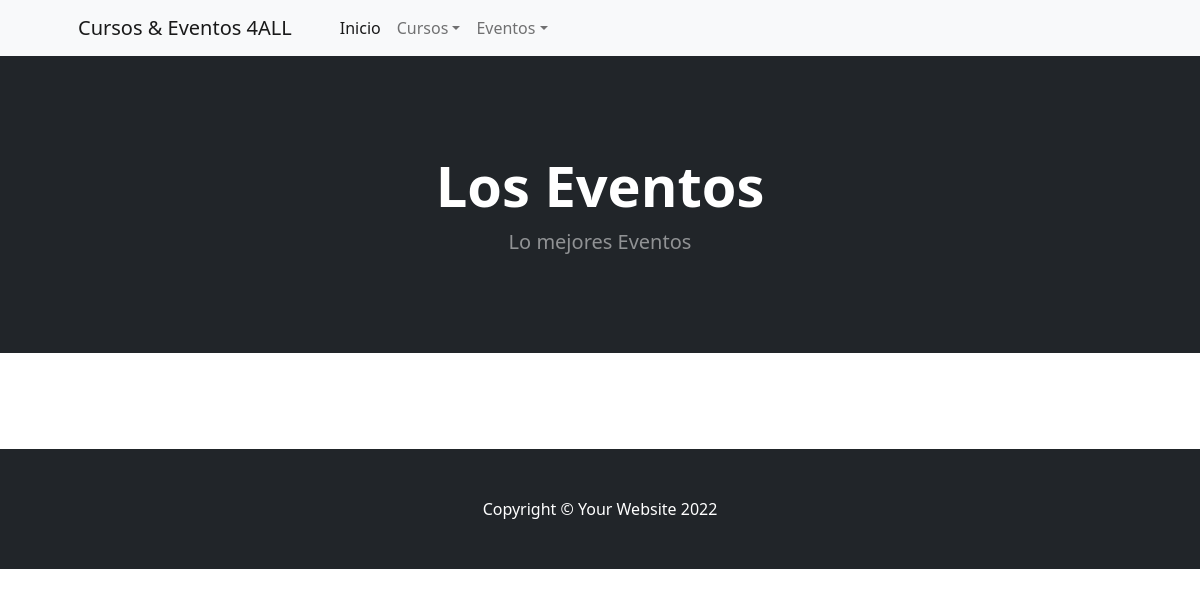
The app's page /eventos/, older data.
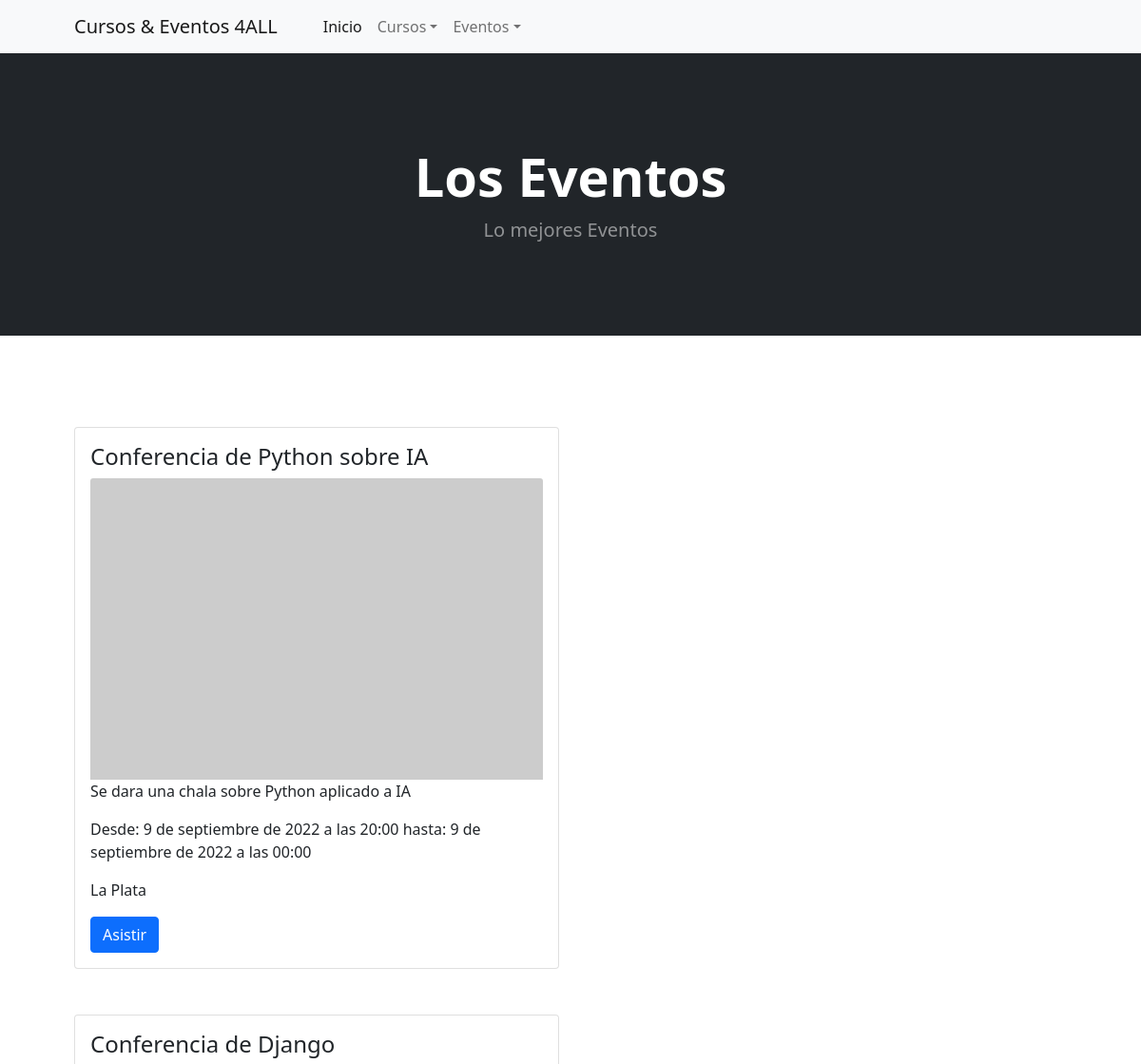
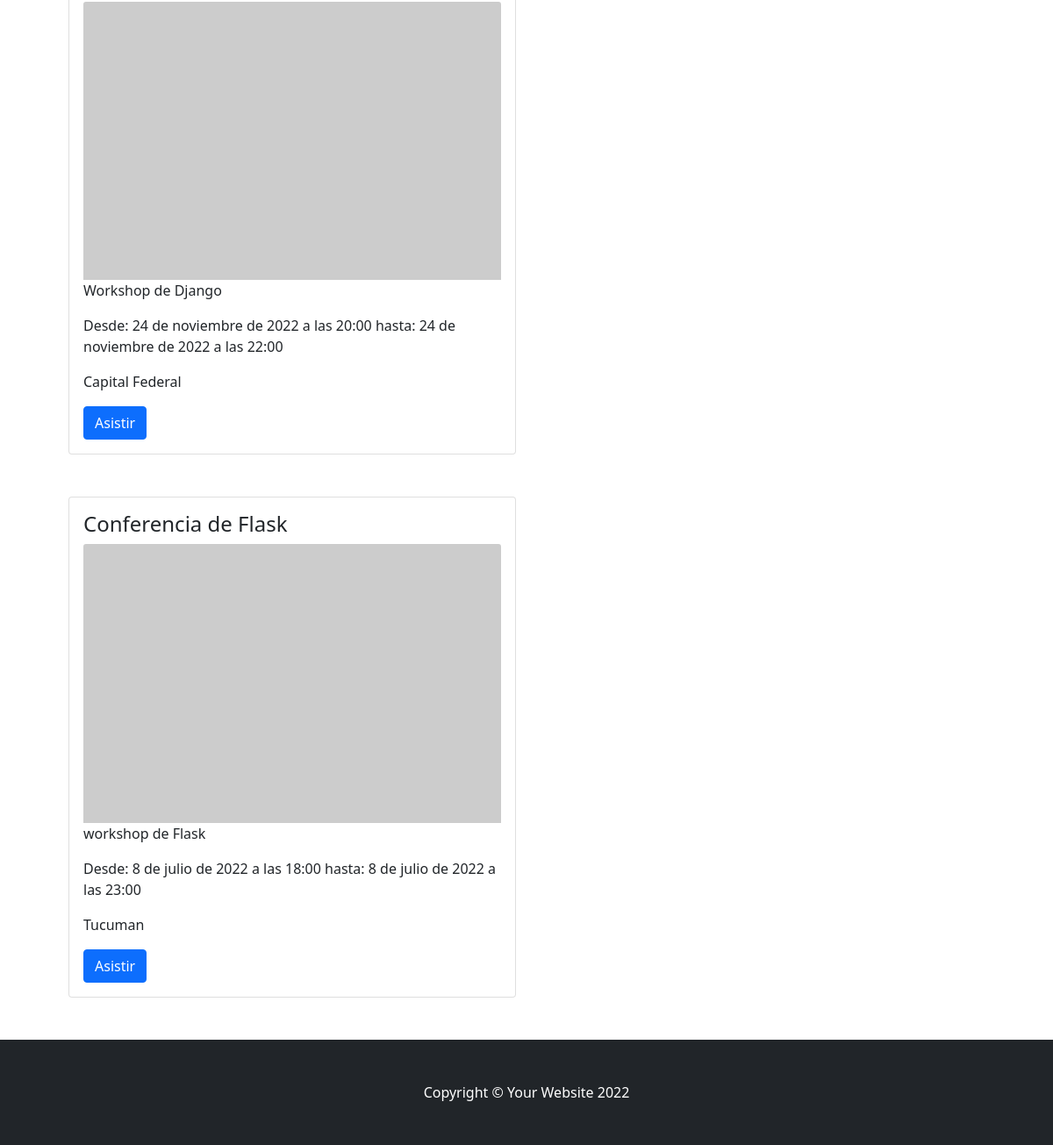
The same page, newer data (2 pictures, top to bottom).
### ProyectoCursosApp/models.py (models this page shows)
class Evento(models.Model):
    nombre_evento = models.CharField(max_length=30)
    lugar_evento = models.CharField(max_length=60)
    descripcion_evento = models.CharField(max_length=150)
    incio_evento = models.DateTimeField()
    fin_evento = models.DateTimeField()

### ProyectoCursosApp/views.py (the view)
# urls.py: path('eventos/', eventos, name="eventos"),
def eventos(request):
    eventos = Evento.objects.all()
    return render(request,"ProyectoCursosApp/eventos.html",{"eventos":eventos})

### ProyectoCursosApp/templates/ProyectoCursosApp/eventos.html (shortened to what this page needs)
{% extends 'ProyectoCursosApp/base.html'%}
{%load static%}
{% block tituloHeader %}
Los Eventos
{% endblock %}
{% block tituloEpigrafe %}
Lo mejores Eventos
{% endblock %}
{% block contenidoPagina%}
    <section class="py-5">
        {%for evento in eventos%}
            <div class="container px-4 px-lg-5 mt-5">
                <div class="row">
                    <div class="col-sm-6">
                        <div class="card">
                            <div class="card-body">
                                <h4 class="card-title">{{evento.nombre_evento}}</h4>
                                <img class="card-img-top" src="https://dummyimage.com/450x300/dee2e6/6c757d.jpg" alt="..." />
                                <p class="card-text">{{evento.descripcion_evento}}</p>
                                <p class="card-text">Desde: {{evento.incio_evento}}
                                hasta: {{evento.fin_evento}}</p>
                                <p class="card-text">{{evento.lugar_evento}}</p>
                                <a href="#" class="btn btn-primary">Asistir</a>
                            </div>
                        </div>
                    </div>
                </div>
            </div>
        {%endfor%}
    </section>
{%endblock%}

### ProyectoCursosApp/templates/ProyectoCursosApp/base.html (shortened to what this page needs)
{%load static%}
<!DOCTYPE html>
<html lang="en">
    <head>
        <link href="https://cdn.jsdelivr.net/npm/bootstrap-icons@1.5.0/font/bootstrap-icons.css" rel="stylesheet" />
        <link href="{% static 'css/styles.css'%}" rel="stylesheet" />
    </head>
    <body>
        <nav class="navbar navbar-expand-lg navbar-light bg-light">
            <div class="container px-4 px-lg-5">
                <a class="navbar-brand" href="{% url 'inicio'%}">Cursos & Eventos 4ALL</a>
                <div class="collapse navbar-collapse" id="navbarSupportedContent">
                    <ul class="navbar-nav me-auto mb-2 mb-lg-0 ms-lg-4">
                        <li class="nav-item"><a class="nav-link active" aria-current="page" href="{% url 'inicio'%}">Inicio</a></li>
                        <li class="nav-item dropdown">
                            <a class="nav-link dropdown-toggle" id="navbarDropdown" href="#" role="button" data-bs-toggle="dropdown" aria-expanded="false">Cursos</a>
                        </li>
                        <li class="nav-item dropdown">
                            <a class="nav-link dropdown-toggle" id="navbarDropdown" href="#" role="button" data-bs-toggle="dropdown" aria-expanded="false">Eventos</a>
                        </li>
                    </ul>
                </div>
            </div>
        </nav>
        <header class="bg-dark py-5">
            <div class="container px-4 px-lg-5 my-5">
                <div class="text-center text-white">
                    <h1 class="display-4 fw-bolder">{% block tituloHeader %}{% endblock %}</h1>
                    <p class="lead fw-normal text-white-50 mb-0">{% block tituloEpigrafe %}{% endblock %}</p>
                </div>
            </div>
        </header>
        {% block contenidoPagina %}
        {%endblock%}
        <footer class="py-5 bg-dark">
            <div class="container"><p class="m-0 text-center text-white">Copyright &copy; Your Website 2022</p></div>
        </footer>
    </body>
</html>

Row changes from the older to the newer data that the page shows:
added Evento: nombre_evento "Conferencia de Python sobre IA", descripcion_evento "Se dara una chala sobre Python aplicado a IA", incio_evento "9 de septiembre de 2022 a las 20:00", fin_evento "9 de septiembre de 2022 a las 00:00", lugar_evento "La Plata"
added Evento: nombre_evento "Conferencia de Django", descripcion_evento "Workshop de Django", incio_evento "24 de noviembre de 2022 a las 20:00", fin_evento "24 de noviembre de 2022 a las 22:00", lugar_evento "Capital Federal"
added Evento: nombre_evento "Conferencia de Flask", descripcion_evento "workshop de Flask", incio_evento "8 de julio de 2022 a las 18:00", fin_evento "8 de julio de 2022 a las 23:00", lugar_evento "Tucuman"
